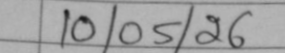
#> input picture tests/fixtures_dates/00163220_sow.png, 285 x 53 px; its folder holds only this picture in this run
$ python -i digits.py   (imports and definitions only)
#> lines starting #> are read from the running program, lines starting #| are printed output that depends on the picture; after the words box and inside, x2 and y2 are one past the last pixel; in counts of white or black regions, pixels touching at a corner belong together
#> further down, picture is the input picture: shape (53, 285, 3); min 29, max 184, mean 161.7
"""Offline handwritten-number reader for the PMFBY Proforma-3 forms (see models/README.md).

Public API (stable):
  read_number(img, *, max_digits=3, allow_decimal=True) -> dict(value, text, conf, n_components)
  read_digit_string(img, expected_len=None)             -> dict(text, conf, n_components)
"""
import os
import re

import cv2
import numpy as np
from PIL import Image

HERE = os.path.dirname(os.path.abspath(__file__))
MODEL_PATH = os.path.join(HERE, "models", "digits_cnn.npz")
CELL_MODEL_PATH = os.environ.get("CELL_MODEL_PATH") or os.path.join(HERE, "models", "cells_cnn.npz")
CELL_VALUES = ["EMPTY"] + [str(v) for v in range(0, 101, 5)] + ["OTHER"]
# classes: 0-9 digits, 10 '.', 11 '%'/slash/other trailing mark, 12 junk
CLASSES = list("0123456789") + [".", "%", "#"]
NCLS = len(CLASSES)
CELL_H = 64


# ----------------------------------------------------------------- preprocessing
def to_gray(img):
    if isinstance(img, Image.Image):
        return np.asarray(img.convert("L"))
    a = np.asarray(img)
    if a.ndim == 3:
        a = cv2.cvtColor(a.astype(np.uint8), cv2.COLOR_RGB2GRAY)
    return a.astype(np.uint8)


def ink_mask(g, h=CELL_H):
    """gray cell -> (binary ink mask at height h, scale). Ruled lines removed, background flattened."""
#> called with h = 64
    g = to_gray(g)
    s = h / g.shape[0]
#> s = 1.21
    g = cv2.resize(g, (max(8, int(g.shape[1] * s)), h), interpolation=cv2.INTER_AREA if s < 1 else cv2.INTER_CUBIC)
    bg = cv2.medianBlur(cv2.dilate(g, np.ones((1, 1), np.uint8)), 1)
    bg = cv2.morphologyEx(g, cv2.MORPH_CLOSE, cv2.getStructuringElement(cv2.MORPH_ELLIPSE, (25, 25)))
    flat = cv2.divide(g, np.maximum(bg, 1), scale=255)
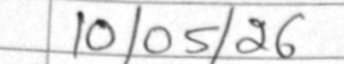
#> flat: shape (64, 344); min 40, max 255, mean 229.8
    flat = cv2.GaussianBlur(flat, (3, 3), 0)
    # ink = clearly darker than local background
    thr = min(215, max(120, int(np.percentile(flat, 1) + 0.5 * (255 - np.percentile(flat, 1)) * 0.55)))
#> thr = 156
    _, b = cv2.threshold(flat, thr, 255, cv2.THRESH_BINARY_INV)
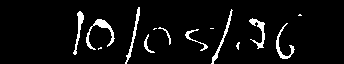
#> b: shape (64, 344); 5.6% white; 14 white regions (5 under 20 px), largest, box (x1, y1, x2, y2) and area: (86, 19, 115, 50) 228, (249, 18, 265, 49) 170, (125, 7, 140, 64) 156
    H, W = b.shape
#> H = 64; W = 344
    hl = cv2.morphologyEx(b, cv2.MORPH_OPEN, cv2.getStructuringElement(cv2.MORPH_RECT, (max(20, int(W * 0.45)), 1)))
#> hl: shape (64, 344); every value is 0
    vl = cv2.morphologyEx(b, cv2.MORPH_OPEN, cv2.getStructuringElement(cv2.MORPH_RECT, (1, max(20, int(H * 0.75)))))
    lines = cv2.dilate(cv2.bitwise_or(hl, vl), np.ones((3, 3), np.uint8))
    b = cv2.bitwise_and(b, cv2.bitwise_not(lines))
    b = cv2.morphologyEx(b, cv2.MORPH_OPEN, np.ones((2, 2), np.uint8))
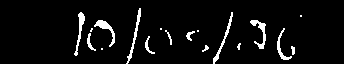
#> b: shape (64, 344); 5.3% white; 18 white regions (6 under 20 px), largest, box (x1, y1, x2, y2) and area: (250, 20, 266, 49) 161, (94, 20, 115, 47) 156, (126, 8, 141, 64) 154
    return b, s


def components(b, min_area=18):
    """binary mask -> list of dicts (x0,y0,x1,y1,mask) sorted left-to-right; overlapping-in-x parts merged."""
    n, lab, st, _ = cv2.connectedComponentsWithStats(b, connectivity=8)
    H, W = b.shape
    boxes = []
    for i in range(1, n):
        x, y, w, h, a = st[i]
        if a < min_area:
            continue
        if x <= 1 and w <= 4:
            continue  # cell border remnant
        boxes.append([x, y, x + w, y + h, [i]])
    boxes.sort(key=lambda t: t[0])
    merged = True
    while merged:
        merged = False
        for i in range(len(boxes)):
            for j in range(i + 1, len(boxes)):
                a, c = boxes[i], boxes[j]
                ov = min(a[2], c[2]) - max(a[0], c[0])
                wmin = min(a[2] - a[0], c[2] - c[0])
                # a '%' or an 'i'-like mark: parts stacked with big x overlap; merge only when one is small
                smallh = min(a[3] - a[1], c[3] - c[1])
                if ov > 0.6 * wmin and smallh < 0.55 * H and wmin > 0:
                    boxes[i] = [min(a[0], c[0]), min(a[1], c[1]), max(a[2], c[2]), max(a[3], c[3]), a[4] + c[4]]
                    del boxes[j]
                    merged = True
                    break
            if merged:
                break
    out = []
    for x0, y0, x1, y1, ids in sorted(boxes, key=lambda t: t[0]):
        m = np.isin(lab[y0:y1, x0:x1], ids).astype(np.uint8) * 255
        out.append(dict(x0=x0, y0=y0, x1=x1, y1=y1, mask=m, area=int((m > 0).sum())))
    return out


# [24 lines left out: functions norm28, comp_feats, not called in this run]


# ----------------------------------------------------------------- numpy CNN inference
_MODEL = None


# [14 lines left out: functions _load, _conv3, not called in this run]


def _pool(x):
    n, c, h, w = x.shape
    return x.reshape(n, c, h // 2, 2, w // 2, 2).max(axis=(3, 5))


# [18 lines left out: functions predict_proba, classify_components, not called in this run]


# ----------------------------------------------------------------- assembly
def _analyse(img, h=CELL_H):
    b, s = ink_mask(img, h)
    H, W = b.shape
    comps = components(b)
    keep = []
    for c in comps:
        ch, cw = c["y1"] - c["y0"], c["x1"] - c["x0"]
        cy = (c["y0"] + c["y1"]) / 2 / H
        if ch < 0.12 * H and cw < 0.14 * H:  # speck / dot candidate
            c["dot"] = cy > 0.55 and c["area"] >= 14
            if not c["dot"]:
                continue
        else:
            c["dot"] = False
            if ch < 0.28 * H and cw >= 0.5 * H:  # flat dash / leftover rule piece
                continue
        keep.append(c)
    return keep, H, W


# [69 lines left out: functions _decode, read_digit_string, read_number_segmented, not called in this run]


# ----------------------------------------------------------------- whole-cell classifier
_CELL = None


def cell_image(img, w=192, h=64):
    """cell crop -> 64x192 uint8 line-removed ink mask (input of the whole-cell CNN)."""
    g = to_gray(img)
    if g.shape[0] < 8 or g.shape[1] < 8:
        return np.zeros((h, w), np.uint8)
    b, _ = ink_mask(g, h)
    return cv2.resize(b, (w, h), interpolation=cv2.INTER_AREA)
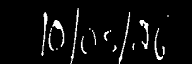
#> returned value: shape (64, 192); min 0, max 255, mean 13.4


def _conv3_cols(x, w, b):
    """x (C,H,W) -> (O,H,W), same-padded 3x3 via im2col + matmul."""
    c, hh, ww = x.shape
    xp = np.pad(x, ((0, 0), (1, 1), (1, 1)))
    win = np.lib.stride_tricks.sliding_window_view(xp, (3, 3), axis=(1, 2))        # C,H,W,3,3
    cols = win.transpose(1, 2, 0, 3, 4).reshape(hh * ww, c * 9)
    return (cols @ w.reshape(w.shape[0], -1).T + b).T.reshape(-1, hh, ww)


def cell_proba(cell_u8):
    global _CELL
    if _CELL is None:
        z = np.load(CELL_MODEL_PATH)
#> (reads models/cells_cnn.npz from the repository)
        _CELL = {k: z[k].astype(np.float32) for k in z.files}
    m = _CELL
#> m = 12 items
    x = (cell_u8.astype(np.float32) / 255)[None]
    for n in ("c1", "c2", "c3", "c4"):
        x = np.maximum(_conv3_cols(x, m[n + "w"], m[n + "b"]), 0)
        c, hh, ww = x.shape
        x = x.reshape(c, hh // 2, 2, ww // 2, 2).max(axis=(2, 4))
#> this loop made 4 passes
#> pass 3, in _conv3_cols (call 3), `cols = win.transpose(1, 2, 0, 3, 4).reshape(hh * ww, c * 9)`:
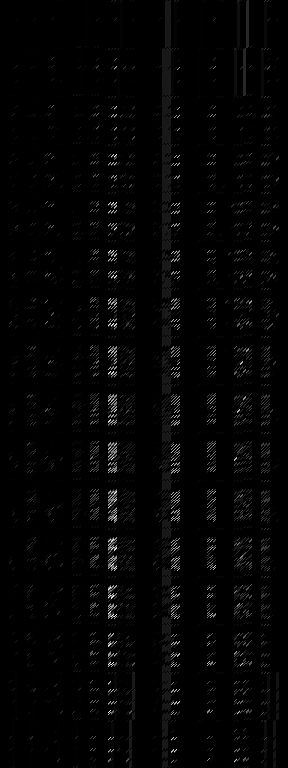
#> cols: shape (768, 288) float32; min 0, max 1.47, mean 0.0241; drawn with min black and max white
    x = np.maximum(x.reshape(-1) @ m["f1w"].T + m["f1b"], 0)
#> x = 128 values, max 7.35 at index 111, min 0 at index 1, mean 0.334
    z = x @ m["f2w"].T + m["f2b"]
#> z = 23 values, max 3.1 at index 13, min -5.44 at index 19, mean -1.49
    z -= z.max()
#> z = 23 values, max 0 at index 13, min -8.54 at index 19, mean -4.59
    e = np.exp(z)
#> e = 23 values, max 1 at index 13, min 0.000195 at index 19, mean 0.0996
    return e / e.sum()


def read_cell(img, gate=0.6):
    """whole-cell reading -> dict(value, text, conf, n_components, cls, probs_top)."""
    p = cell_proba(cell_image(img))
#> p = 23 values, max 0.437 at index 13, min 8.53e-05 at index 19, mean 0.0435
    k = int(p.argmax())
#> k = 13
    name = CELL_VALUES[k]
#> name = '60'
    conf = float(p[k])
#> conf = 0.437
    if name == "EMPTY":
        return dict(value=None, text="", conf=conf, n_components=0, cls="EMPTY")
    if name == "OTHER":
        return dict(value=None, text="?", conf=conf, n_components=-1, cls="OTHER")
    return dict(value=float(name) if conf >= gate else None, text=name, conf=conf, n_components=-1, cls=name)


GATE = 0.5


def read_number(img, *, max_digits=3, allow_decimal=True, gate=GATE):
    """Read ONE table cell (% value).  Whole-cell CNN -> value in {0,5,...,100} / blank / None.
    value None = blank cell (text '', n_components 0) or not readable (conf below the gate, OTHER class, >100)."""
    try:
        r = read_cell(img, gate=gate)
#> r = 5 items
    except FileNotFoundError:  # cell model missing -> segmented reader
        return read_number_segmented(img, max_digits=max_digits, allow_decimal=allow_decimal)
    try:
        comps, _, _ = _analyse(img)
#> in _analyse, `b, s = ink_mask(img, h)`: s = 1.21
#> in components, `n, lab, st, _ = cv2.connectedComponentsWithStats(b, connectivity=8)`:
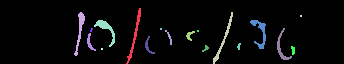
#> lab: shape (64, 344) int32; 19 distinct labels, from 0 to 18; one colour per label, 0 black
#> in components, `n, lab, st, _ = cv2.connectedComponentsWithStats(b, connectivity=8)`: n = 19; st = 19 rows, first 6: [0, 0, 344, 64, 20860], [126, 8, 15, 56, 154], [74, 12, 11, 44, 148], [213, 12, 20, 52, 148], [300, 15, 2, 2, 4], [94, 20, 21, 27, 156]
#> the loop in components, `for i in range(1, n):` made 18 passes
#> (x, y, w, h, a) on passes 1 to 12: (126, 8, 15, 56, 154), (74, 12, 11, 44, 148), (213, 12, 20, 52, 148), (300, 15, 2, 2, 4), (94, 20, 21, 27, 156), (250, 20, 16, 29, 161), (90, 28, 3, 4, 8), (160, 28, 2, 2, 4), (277, 28, 15, 32, 115), (165, 30, 7, 15, 31), (186, 31, 9, 10, 41), (197, 30, 2, 2, 4)
#> after the loop in components, `for i in range(1, n):`: boxes = 12 items
#> the loop in components, `for x0, y0, x1, y1, ids in sorted(boxes, key=lambda t: t[0]):` made 12 passes
#> (x0, y0, x1, y1, ids) on passes 1 to 12: (74, 12, 85, 56, [2]), (87, 33, 96, 51, [13]), (94, 20, 115, 47, [5]), (126, 8, 141, 64, [1]), (145, 36, 155, 54, [14]), (165, 30, 172, 45, [10]), (186, 31, 195, 41, [11]), (202, 45, 209, 52, [16]), (213, 12, 233, 64, [3]), (250, 20, 266, 49, [6]), (277, 28, 292, 60, [9]), (291, 46, 295, 55, [17])
#> pass 3, in components, `m = np.isin(lab[y0:y1, x0:x1], ids).astype(np.uint8) * 255`:
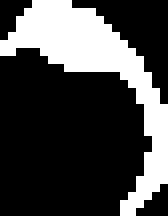
#> m: shape (27, 21) (shown 8 times larger); 27.5% white; 1 white region, box (x1, y1, x2, y2) and area: (0, 0, 21, 27) 156
#> the loop in _analyse, `for c in comps:` made 12 passes
#> (ch, cw, cy) on passes 1 to 12: (44, 11, 0.531), (18, 9, 0.656), (27, 21, 0.523), (56, 15, 0.562), (18, 10, 0.703), (15, 7, 0.586), (10, 9, 0.562), (7, 7, 0.758), (52, 20, 0.594), (29, 16, 0.539), (32, 15, 0.688), (9, 4, 0.789)
#> comps = 12 items
        n = len([c for c in comps if not c["dot"]])
#> n = 11
    except Exception:
        n = -1
    if r["cls"] == "EMPTY" and n > 0 and r["conf"] < 0.9:
        r["conf"] = min(r["conf"], 0.6)   # ink present but model says blank: unsure
    return dict(value=r["value"], text=r["text"], conf=r["conf"], n_components=n)

>>> import cv2
>>> picture = cv2.cvtColor(cv2.imread('tests/fixtures_dates/00163220_sow.png'), cv2.COLOR_BGR2RGB)
>>> result = read_number(picture)
#> result = 4 items
